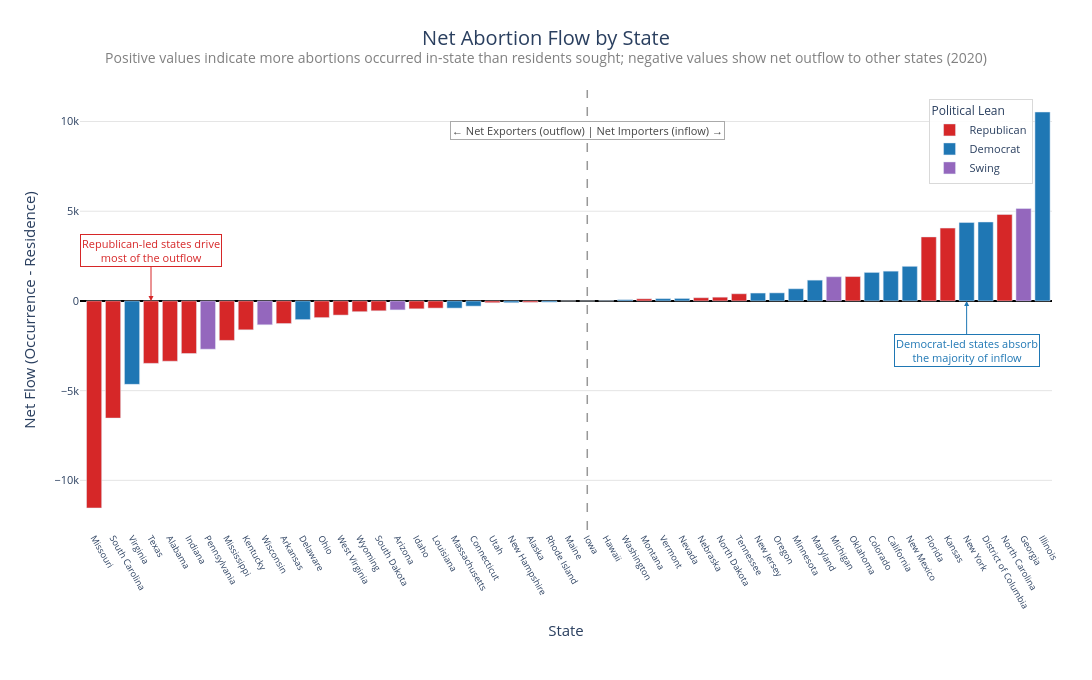

Notebook code cell kept with this figure:
### Code cell
df_flow = df.sort_values("net_flow", ascending=True).copy()

fig2 = px.bar(
    df_flow,
    x="U.S. State",
    y="net_flow",
    color="political_lean",
    color_discrete_map=color_map,
    hover_name="U.S. State",
    title="Net Abortion Flow by State",
    labels={
        "U.S. State": "State",
        "net_flow": "Net Flow (Occurrence - Residence)",
        "political_lean": "Political Lean"
    }
)

fig2.update_xaxes(
    categoryorder="array",
    categoryarray=df_flow["U.S. State"],
    tickangle=60,
    showgrid=False,
    title_font=dict(size=15),
    tickfont=dict(size=9)
)

fig2.update_yaxes(
    showgrid=True,
    gridcolor="#e5e5e5",
    zeroline=True,
    zerolinecolor="black",
    title_font=dict(size=15),
    tickfont=dict(size=11)
)

# Add subtitle via layout annotation (Plotly doesn't have native subtitles)
fig2.update_layout(
    title=dict(
        text="Net Abortion Flow by State<br><sup style='font-size:13px; color:gray'>Positive values indicate more abortions occurred in-state than residents sought; negative values show net outflow to other states (2020)</sup>",
        font=dict(size=20),
        x=0.5,
        xanchor="center"
    )
)

# Annotation 1: Importer/Exporter dividing line
fig2.add_vline(
    x="Iowa", 
    line_dash="dash",
    line_color="#555",
    line_width=1.5,
    opacity=0.6
)

fig2.add_annotation(
    x="Iowa",
    y=9500,
    text="← Net Exporters (outflow) | Net Importers (inflow) →",
    showarrow=False,
    font=dict(size=11, color="#444"),
    bgcolor="white",
    bordercolor="#aaa",
    borderwidth=1,
    xanchor="center"
)

# Annotation 2: Red states = exporters
fig2.add_annotation(
    x="Texas",
    y=0,
    text="Republican-led states drive<br>most of the outflow",
    showarrow=True,
    arrowhead=2,
    arrowcolor="#d62728",
    ax=0,
    ay=-50,
    font=dict(size=11, color="#d62728"),
    bgcolor="white",
    bordercolor="#d62728",
    borderwidth=1
)

# Annotation 3: Blue states = importers
fig2.add_annotation(
    x="New York",
    y=0,
    text="Democrat-led states absorb<br>the majority of inflow",
    showarrow=True,
    arrowhead=2,
    arrowcolor="#1f77b4",
    ax=0,
    ay=50,
    font=dict(size=11, color="#1f77b4"),
    bgcolor="white",
    bordercolor="#1f77b4",
    borderwidth=1
)

apply_clean_layout(fig2, width=1180, height=680, show_legend=True, bottom_margin=150)
fig2.write_image("net_abortion_flow_hires.png", scale=3, width=1400, height=700)

fig2.show()

### Figure 1 — Plotly figure (JSON) as saved in the notebook; plotly's stock layout.template omitted (floating-point values rounded to 4 significant figures)
{"data": [{"hovertemplate": "<b>%{hovertext}</b><br><br>Political Lean=Republican<br>State=%{x}<br>Net Flow (Occurrence - Residence)=%{y}<extra></extra>", "hovertext": ["Missouri", "South Carolina", "Texas", "Alabama", "Indiana", "Mississippi", "Kentucky", "Arkansas", "Ohio", "West Virginia", "Wyoming", "South Dakota", "Idaho", "Louisiana", "Utah", "Alaska", "Iowa", "Montana", "Nebraska", "North Dakota", "Tennessee", "Oklahoma", "Florida", "Kansas", "North Carolina"], "legendgroup": "Republican", "marker": {"color": "#d62728", "pattern": {"shape": ""}}, "name": "Republican", "orientation": "v", "showlegend": true, "textposition": "auto", "type": "bar", "x": ["Missouri", "South Carolina", "Texas", "Alabama", "Indiana", "Mississippi", "Kentucky", "Arkansas", "Ohio", "West Virginia", "Wyoming", "South Dakota", "Idaho", "Louisiana", "Utah", "Alaska", "Iowa", "Montana", "Nebraska", "North Dakota", "Tennessee", "Oklahoma", "Florida", "Kansas", "North Carolina"], "xaxis": "x", "y": [-11540, -6530, -3480, -3360, -2930, -2200, -1610, -1260, -930, -790, -600, -550, -440, -400, -100, -80, 0, 120, 180, 210, 400, 1360, 3570, 4060, 4820], "yaxis": "y"}, {"hovertemplate": "<b>%{hovertext}</b><br><br>Political Lean=Democrat<br>State=%{x}<br>Net Flow (Occurrence - Residence)=%{y}<extra></extra>", "hovertext": ["Virginia", "Delaware", "Massachusetts", "Connecticut", "New Hampshire", "Rhode Island", "Maine", "Hawaii", "Washington", "Vermont", "Nevada", "New Jersey", "Oregon", "Minnesota", "Maryland", "Colorado", "California", "New Mexico", "New York", "District of Columbia", "Illinois"], "legendgroup": "Democrat", "marker": {"color": "#1f77b4", "pattern": {"shape": ""}}, "name": "Democrat", "orientation": "v", "showlegend": true, "textposition": "auto", "type": "bar", "x": ["Virginia", "Delaware", "Massachusetts", "Connecticut", "New Hampshire", "Rhode Island", "Maine", "Hawaii", "Washington", "Vermont", "Nevada", "New Jersey", "Oregon", "Minnesota", "Maryland", "Colorado", "California", "New Mexico", "New York", "District of Columbia", "Illinois"], "xaxis": "x", "y": [-4650, -1040, -400, -290, -100, -70, 0, 10, 70, 130, 140, 440, 450, 680, 1160, 1590, 1660, 1930, 4370, 4400, 10530], "yaxis": "y"}, {"hovertemplate": "<b>%{hovertext}</b><br><br>Political Lean=Swing<br>State=%{x}<br>Net Flow (Occurrence - Residence)=%{y}<extra></extra>", "hovertext": ["Pennsylvania", "Wisconsin", "Arizona", "Michigan", "Georgia"], "legendgroup": "Swing", "marker": {"color": "#9467bd", "pattern": {"shape": ""}}, "name": "Swing", "orientation": "v", "showlegend": true, "textposition": "auto", "type": "bar", "x": ["Pennsylvania", "Wisconsin", "Arizona", "Michigan", "Georgia"], "xaxis": "x", "y": [-2690, -1330, -500, 1350, 5150], "yaxis": "y"}], "layout": {"annotations": [{"bgcolor": "white", "bordercolor": "#aaa", "borderwidth": 1, "font": {"color": "#444", "size": 11}, "showarrow": false, "text": "← Net Exporters (outflow) | Net Importers (inflow) →", "x": "Iowa", "xanchor": "center", "y": 9500}, {"arrowcolor": "#d62728", "arrowhead": 2, "ax": 0, "ay": -50, "bgcolor": "white", "bordercolor": "#d62728", "borderwidth": 1, "font": {"color": "#d62728", "size": 11}, "showarrow": true, "text": "Republican-led states drive<br>most of the outflow", "x": "Texas", "y": 0}, {"arrowcolor": "#1f77b4", "arrowhead": 2, "ax": 0, "ay": 50, "bgcolor": "white", "bordercolor": "#1f77b4", "borderwidth": 1, "font": {"color": "#1f77b4", "size": 11}, "showarrow": true, "text": "Democrat-led states absorb<br>the majority of inflow", "x": "New York", "y": 0}], "barmode": "relative", "font": {"size": 13}, "height": 680, "legend": {"bgcolor": "rgba(255,255,255,0.9)", "bordercolor": "#d9d9d9", "borderwidth": 1, "font": {"size": 11}, "orientation": "v", "title": {"font": {"size": 12}, "text": "Political Lean"}, "tracegroupgap": 0, "x": 0.98, "xanchor": "right", "y": 0.98, "yanchor": "top"}, "margin": {"b": 150, "l": 80, "r": 40, "t": 90}, "paper_bgcolor": "white", "plot_bgcolor": "white", "shapes": [{"line": {"color": "#555", "dash": "dash", "width": 1.5}, "opacity": 0.6, "type": "line", "x0": "Iowa", "x1": "Iowa", "xref": "x", "y0": 0, "y1": 1, "yref": "y domain"}], "showlegend": true, "title": {"font": {"size": 20}, "text": "Net Abortion Flow by State<br><sup style='font-size:13px; color:gray'>Positive values indicate more abortions occurred in-state than residents sought; negative values show net outflow to other states (2020)</sup>", "x": 0.5, "xanchor": "center"}, "width": 1180, "xaxis": {"anchor": "y", "categoryarray": ["Missouri", "South Carolina", "Virginia", "Texas", "Alabama", "Indiana", "Pennsylvania", "Mississippi", "Kentucky", "Wisconsin", "Arkansas", "Delaware", "Ohio", "West Virginia", "Wyoming", "South Dakota", "Arizona", "Idaho", "Louisiana", "Massachusetts", "Connecticut", "Utah", "New Hampshire", "Alaska", "Rhode Island", "Maine", "Iowa", "Hawaii", "Washington", "Montana", "Vermont", "Nevada", "Nebraska", "North Dakota", "Tennessee", "New Jersey", "Oregon", "Minnesota", "Maryland", "Michigan", "Oklahoma", "Colorado", "California", "New Mexico", "Florida", "Kansas", "New York", "District of Columbia", "North Carolina", "Georgia", "Illinois"], "categoryorder": "array", "domain": [0, 1], "showgrid": false, "tickangle": 60, "tickfont": {"size": 9}, "title": {"font": {"size": 15}, "text": "State"}}, "yaxis": {"anchor": "x", "domain": [0, 1], "gridcolor": "#e5e5e5", "showgrid": true, "tickfont": {"size": 11}, "title": {"font": {"size": 15}, "text": "Net Flow (Occurrence - Residence)"}, "zeroline": true, "zerolinecolor": "black"}}}
